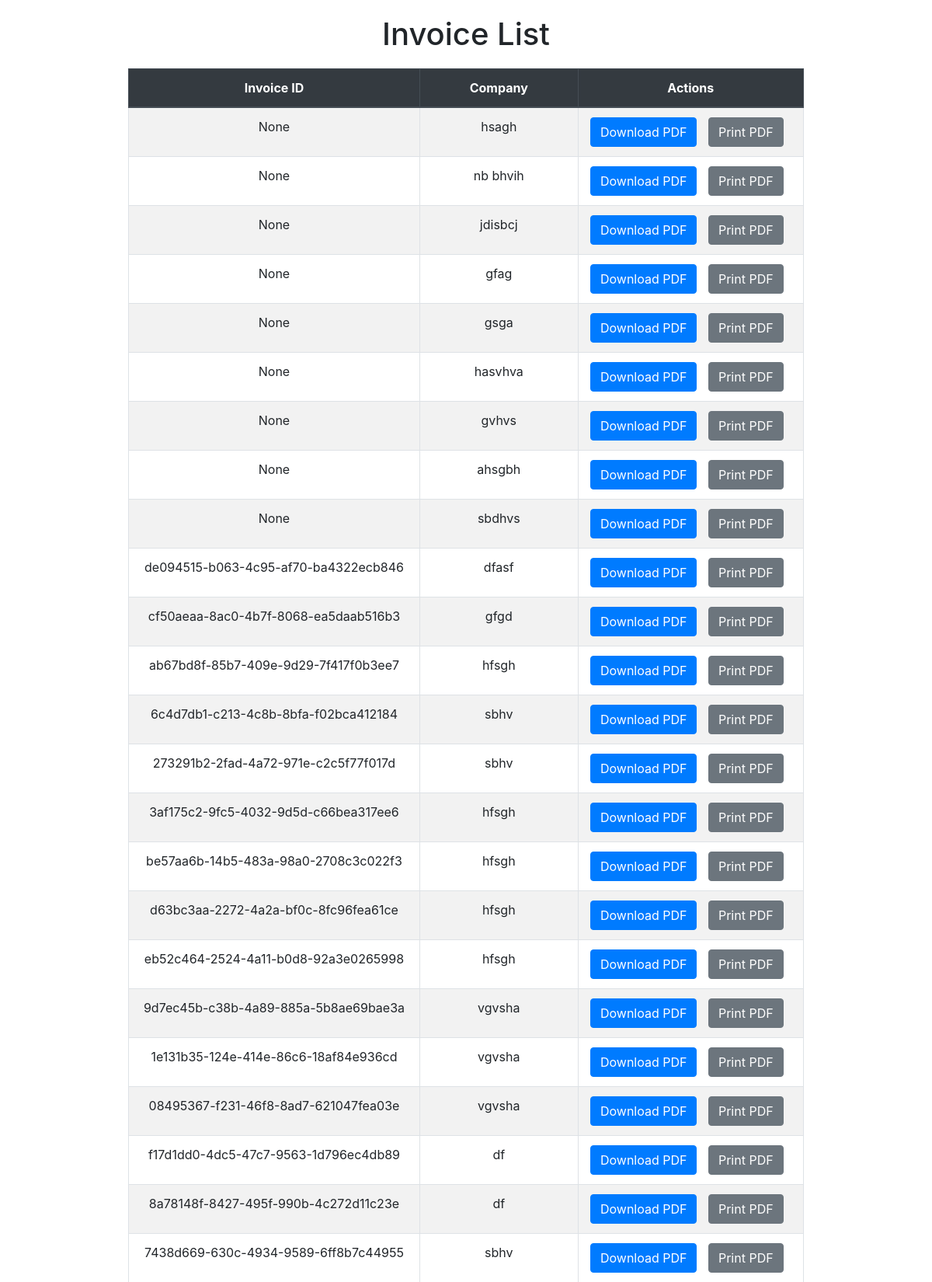
Screenshot of /invoices/ (upper part) with the database file from the repository.
### myapp/models.py (models this page shows)
class MyFormData(models.Model):
    company = models.CharField(max_length=100)
    your_name = models.CharField(max_length=100)
    company_gstin = models.CharField(max_length=50)
    company_address = models.TextField()
    city = models.CharField(max_length=100)
    state = models.CharField(max_length=100)
    country = models.CharField(max_length=100)
    client_company = models.CharField(max_length=100)
    client_gstin = models.CharField(max_length=50)
    client_address = models.TextField()
    client_city = models.CharField(max_length=100)
    client_state = models.CharField(max_length=100)
    client_country = models.CharField(max_length=100)
    invoice = models.CharField(max_length=50)
    datetime_field1 = models.DateTimeField()
    datetime_field2 = models.DateTimeField()
    logo = models.ImageField(upload_to='logos/', blank=True, null=True)
    notes = models.TextField(blank=True, null=True)
    terms_conditions = models.TextField(blank=True, null=True)
    invoice_id = models.CharField(max_length=50, blank=True, null=True, unique=True)

### myapp/views.py (the view)
# urls.py: path('invoices/', invoice_list_view, name='invoice_list_view'),
def invoice_list_view(request):
    invoices = MyFormData.objects.all()
    return render(request, 'invoice_list.html', {'invoices': invoices})

### myapp/templates/invoice_list.html (shortened to what this page needs)
<!DOCTYPE html>
<html>
<head>
    <link href="https://stackpath.bootstrapcdn.com/bootstrap/4.5.2/css/bootstrap.min.css" rel="stylesheet">
</head>
<body>
    <div class="container">
        <h1 class="text-center">Invoice List</h1>
        <table class="table table-striped table-bordered">
            <thead class="thead-dark">
                <tr>
                    <th>Invoice ID</th>
                    <th>Company</th>
                    <th>Actions</th>
                </tr>
            </thead>
            <tbody>
                {% for invoice in invoices %}
                <tr>
                    <td>{{ invoice.invoice_id }}</td>
                    <td>{{ invoice.company }}</td>
                    <td>
                        <a href="{% url 'generate_pdf' invoice.invoice_id %}" class="btn btn-primary btn-custom">Download PDF</a>
                        <button class="btn btn-secondary btn-custom" onclick="printPDF('{{ invoice.invoice_id }}')">Print PDF</button>
                    </td>
                </tr>
                {% empty %}
                <tr>
                    <td colspan="3" class="no-data">No invoices available.</td>
                </tr>
                {% endfor %}
            </tbody>
        </table>
    </div>
</body>
</html>

### myapp/templates/invoice_list.html (style rules this page uses)
body { padding-top: 20px; }
.container { max-width: 900px; }
.table th, .table td { text-align: center; }
.btn-custom { margin-right: 10px; }
h1 { margin-bottom: 20px; }

### rows the page displays
MyFormData: invoice_id "None", company "hsagh"
MyFormData: invoice_id "None", company "nb bhvih"
MyFormData: invoice_id "None", company "jdisbcj"
MyFormData: invoice_id "None", company "gfag"
MyFormData: invoice_id "None", company "gsga"
MyFormData: invoice_id "None", company "hasvhva"
MyFormData: invoice_id "None", company "gvhvs"
MyFormData: invoice_id "None", company "ahsgbh"
MyFormData: invoice_id "None", company "sbdhvs"
MyFormData: invoice_id "de094515-b063-4c95-af70-ba4322ecb846", company "dfasf"
MyFormData: invoice_id "cf50aeaa-8ac0-4b7f-8068-ea5daab516b3", company "gfgd"
MyFormData: invoice_id "ab67bd8f-85b7-409e-9d29-7f417f0b3ee7", company "hfsgh"
MyFormData: invoice_id "6c4d7db1-c213-4c8b-8bfa-f02bca412184", company "sbhv"
MyFormData: invoice_id "273291b2-2fad-4a72-971e-c2c5f77f017d", company "sbhv"
MyFormData: invoice_id "3af175c2-9fc5-4032-9d5d-c66bea317ee6", company "hfsgh"
MyFormData: invoice_id "be57aa6b-14b5-483a-98a0-2708c3c022f3", company "hfsgh"
MyFormData: invoice_id "d63bc3aa-2272-4a2a-bf0c-8fc96fea61ce", company "hfsgh"
MyFormData: invoice_id "eb52c464-2524-4a11-b0d8-92a3e0265998", company "hfsgh"
MyFormData: invoice_id "9d7ec45b-c38b-4a89-885a-5b8ae69bae3a", company "vgvsha"
MyFormData: invoice_id "1e131b35-124e-414e-86c6-18af84e936cd", company "vgvsha"
MyFormData: invoice_id "08495367-f231-46f8-8ad7-621047fea03e", company "vgvsha"
MyFormData: invoice_id "f17d1dd0-4dc5-47c7-9563-1d796ec4db89", company "df"
MyFormData: invoice_id "8a78148f-8427-495f-990b-4c272d11c23e", company "df"
MyFormData: invoice_id "7438d669-630c-4934-9589-6ff8b7c44955", company "sbhv"
